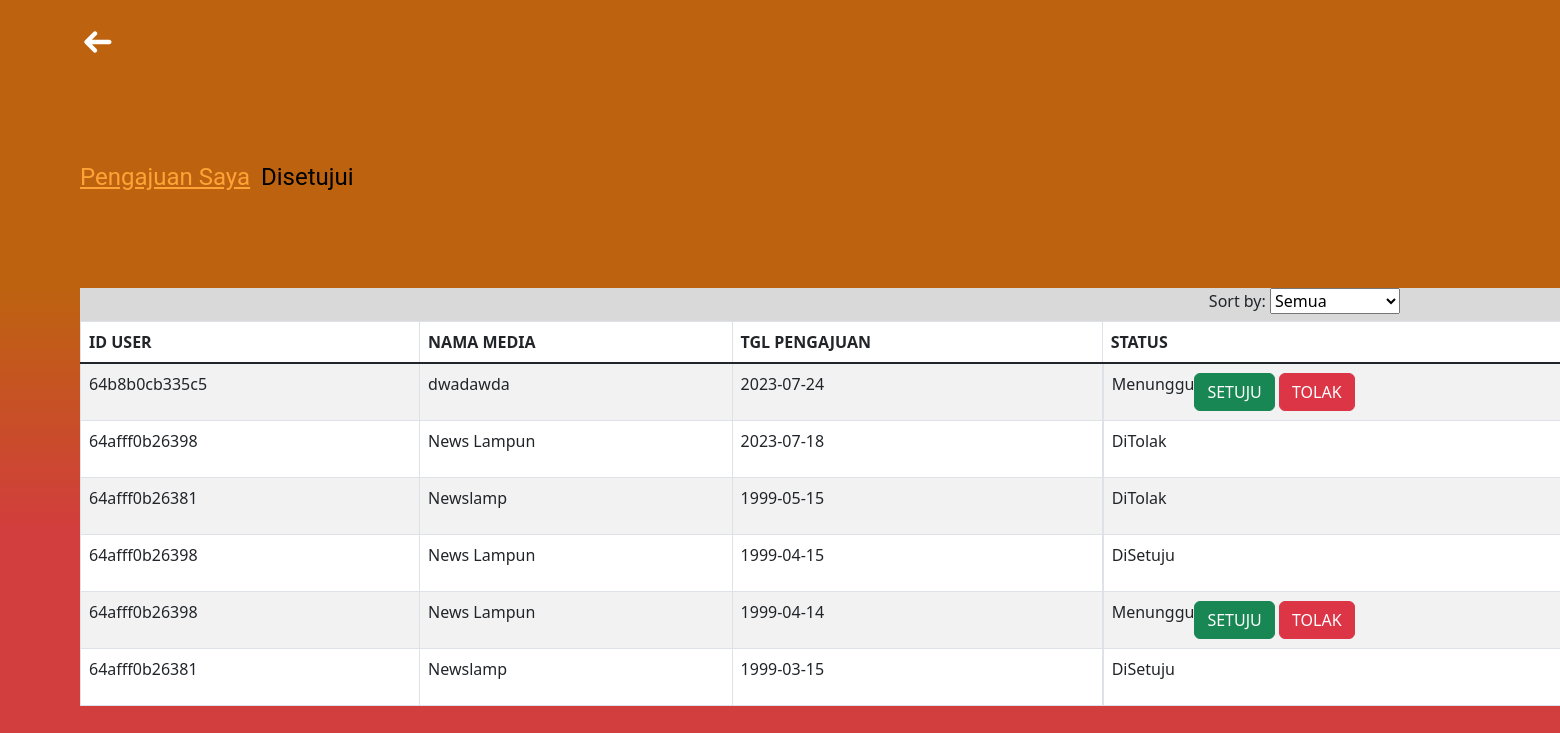
Screenshot of /admin-page/list-pengajuan.php (signed in) with the database file from the repository.
### tables this page shows
CREATE TABLE `pengajuan` (
  `id_pengajuan` varchar(255) NOT NULL,
  `id_user` varchar(255) DEFAULT NULL,
  `status` varchar(50) DEFAULT NULL,
  `tglterima` date DEFAULT NULL,
  `tglaju` date DEFAULT NULL,
  `keterangan` text DEFAULT NULL
);

CREATE TABLE `member` (
  `id_user` varchar(255) NOT NULL,
  `phone` varchar(10) DEFAULT NULL,
  `email` text DEFAULT NULL,
  `company_name` text DEFAULT NULL,
  `company_address` text DEFAULT NULL
);

### admin-page/list-pengajuan.php (the view, shortened to what this page needs)
<?php
include "../config/connection.php";
?>
<!DOCTYPE html>
<html lang="en">
<head>
    <link rel="stylesheet" href="../style/style-list-pengajuan.css">
    <link href="https://cdn.jsdelivr.net/npm/bootstrap@5.3.0/dist/css/bootstrap.min.css" rel="stylesheet">
    <link rel="stylesheet" href="https://cdn.jsdelivr.net/npm/bootstrap@4.6.2/dist/css/bootstrap.min.css">
    <link href="https://cdn.jsdelivr.net/npm/bootstrap@5.0.2/dist/css/bootstrap.min.css" rel="stylesheet">
    <link href="https://cdn.jsdelivr.net/npm/bootstrap@5.3.0/dist/css/bootstrap.min.css" rel="stylesheet">
</head>
<body>
    <div class="navbar">
        <a href="../index.php" style="text-decoration: none; color:white">
        </a>
    </div>
    <div class="content">
        <div id="pilihan">
            <a href="list-pengajuan.php" class="text-yellow" id="pengajuan">Pengajuan Saya</a>
            <a href="table_setuju.php" class="text-black" id="setuju">Disetujui</a>
        </div>
        <div class="sort">
            <form method="get" id="sortForm">
                <label for="sort_by">Sort by:</label>
                <select name="sort_by" id="sort_by">
                    <option value="">Semua</option>
                </select>
            </form>
        </div>
        <div class="rectangle">
            <table class="table table-striped table-bordered table-hover">
                <thead>
                    <tr>
                        <th scope="col">ID USER</th>
                        <th scope="col">NAMA MEDIA</th>
                        <th scope="col">TGL PENGAJUAN</th>
                        <th scope="col">STATUS</th>
                    </tr>
                </thead>
                <tbody>
                    <?php
                    $sort_by = isset($_GET['sort_by']) ? $_GET['sort_by'] : '';
                    if ($sort_by != '') {
                        $sql = "SELECT * FROM pengajuan JOIN member on pengajuan.id_user = member.id_user WHERE member.company_name = ? ORDER BY pengajuan.tglaju DESC;";
                        if ($stmt = $conn->prepare($sql)) {
                            $stmt->bind_param('s', $sort_by);
                            $stmt->execute();
                            $result = $stmt->get_result();
                            while ($user = $result->fetch_assoc()) {
                                echo "<tr>
                                    <td data-bs-toggle='modal' data-bs-target='#modal-file' data-id='$user[id_pengajuan]'><p class='table-a'>$user[id_user]</p></td>
                                    <td><p class='table-a'>$user[company_name]</p></td>
                                    <td><p class='table-a'>$user[tglaju]</p></td>
                                    <td id='td-status'><p class='table-a'>$user[status]</p>";
                                if ($user['status'] === 'Menunggu') {
                                    echo "<form method='post' action='update_status.php'>
                                            <input type='hidden'name='id_user' value='$user[id_user]'>
                                            <input type='hidden'name='id_pengajuan' value='$user[id_pengajuan]'>
                                            <button type='button' name='action' value='approve' class='btn btn-success ml-5' data-toggle='modal' data-target='#ModalSetuju'>SETUJU</button>
                                            <div class='modal fade' id='ModalSetuju' tabindex='-1' role='dialog' aria-labelledby='ModalSetujuLabel' aria-hidden='true'>
                                                <div class='modal-dialog modal-dialog-centered' role='document'>
                                                    <div class='modal-content'>
                                                        <div class='modal-body'>
                                                            <p>Apakah Anda Sudah Yakin Untuk Menerima?</p>
                                                            <button type='submit' name='action' value='approve' class='btn btn-success'>YA</button>
                                                            <button type='button' class='btn btn-danger' data-dismiss='modal'>TIDAK</button>
                                                        </div>
                                                    </div>
                                                </div>
                                            </div>
                                            <button type='button' class='btn btn-danger' data-toggle='modal' data-target='#TolakModal'>TOLAK</button>
                                            <div class='modal fade' id='TolakModal' tabindex='-1' role='dialog' aria-labelledby='TolakModalLabel' aria-hidden='true'>
                                            <div class='modal-dialog' role='document'>
                                                <div class='modal-content'>
                                                    <div class='modal-body'>
                                                        <form>
                                                        <p>Apakah Anda Sudah Yakin Untuk Menolak? <br> Sertakan Alasan Penolakan</p>
                                                        <div class='form-group'>
                                                            <label for='keterangan' class='col-form-label'>Pesan/Keterangan:</label>
                                                            <textarea class='form-control' id='keterangan' name='keterangan'></textarea>
                                                        </div>
                                                        <button type='button' class='btn btn-secondary' data-dismiss='modal'>Close</button>
                                                        <button type='submit' name='action' value='reject' class='btn btn-primary'>Send message</button>
                                                        </form>
                                                    </div>
                                                </div>
                                            </div>
                                            </div>
                                        </form>";
                                }
                                echo "</td></tr>";
                            }
                        }
                    } else {
                        $sql = "SELECT * FROM pengajuan JOIN member on pengajuan.id_user = member.id_user ORDER BY pengajuan.tglaju DESC;";
                        if ($stmt = $conn->prepare($sql)) {
                            $stmt->execute();
                            $result = $stmt->get_result();
                            while ($user = $result->fetch_assoc()) {
                                $id_pengajuan = $user['id_pengajuan'];
                                echo "<tr'>
                                    <td data-bs-toggle='modal' data-bs-target='#modal-file' data-id='$id_pengajuan'><p class='table-a'>$user[id_user]</p></td>
                                    <td><p class='table-a'>$user[company_name]</p></td>
                                    <td><p class='table-a'>$user[tglaju]</p></td>
                                    <td id='td-status'><p class='table-a'>$user[status]</p>";
                                if ($user['status'] === 'Menunggu') {
                                    echo "<form method='post' action='update_status.php'>
                                            <input type='hidden'name='id_user' value='$user[id_user]'>
                                            <input type='hidden'name='id_pengajuan' value='$user[id_pengajuan]'>
                                            <button type='button' class='btn btn-success' data-toggle='modal' data-target='#ModalSetuju'>SETUJU</button>
                                            <button type='button' class='btn btn-danger' data-toggle='modal' data-target='#TolakModal'>TOLAK</button>
                                        </form>";
                                }
                                echo "</td></tr>";
                            }
                        }
                    }
                    ?>
                </tbody>
            </table>
        </div>
    </div>
</body>
</html>

### style/style-list-pengajuan.css (style rules this page uses)
body { font-family: Arial, sans-serif; margin: 0; padding: 0; background: linear-gradient(180deg, #BD630F 35.19%, rgba(202, 27, 27, 0.85) 65.10%); background-repeat: no-repeat; height: 100%; width: 100%; min-height: 100vh; }
.navbar { margin-top: 1rem; margin-left: 5rem; }
#pilihan { display: flex; flex-direction: row; margin: 6rem 5rem; }
.text-yellow { width: 11.31225rem; color: #FFA336; font-family: Roboto; font-size: 1.5rem; font-style: normal; font-weight: 400; line-height: 1.71875rem; }
.text-black { width: 6.206rem; color: #000; font-family: Roboto; font-size: 1.5rem; font-style: normal; font-weight: 400; line-height: 1.71875rem; text-decoration: none; }
.rectangle { width: 105rem; flex-shrink: 0; margin: 6rem 5rem; background: #D9D9D9; }
#td-status { display: flex; align-items: center; justify-content: flex-start; }
.sort { margin-right: 10rem; float: right; }

### rows the page displays
pengajuan: member.id_user "64b8b0cb335c5", member.company_name "dwadawda", tglaju "2023-07-24", status "Menunggu"
pengajuan: member.id_user "64afff0b26398", member.company_name "News Lampun", tglaju "2023-07-18", status "DiTolak"
pengajuan: member.id_user "64afff0b26381", member.company_name "Newslamp", tglaju "1999-05-15", status "DiTolak"
pengajuan: member.id_user "64afff0b26398", member.company_name "News Lampun", tglaju "1999-04-15", status "DiSetuju"
pengajuan: member.id_user "64afff0b26398", member.company_name "News Lampun", tglaju "1999-04-14", status "Menunggu"
pengajuan: member.id_user "64afff0b26381", member.company_name "Newslamp", tglaju "1999-03-15", status "DiSetuju"
